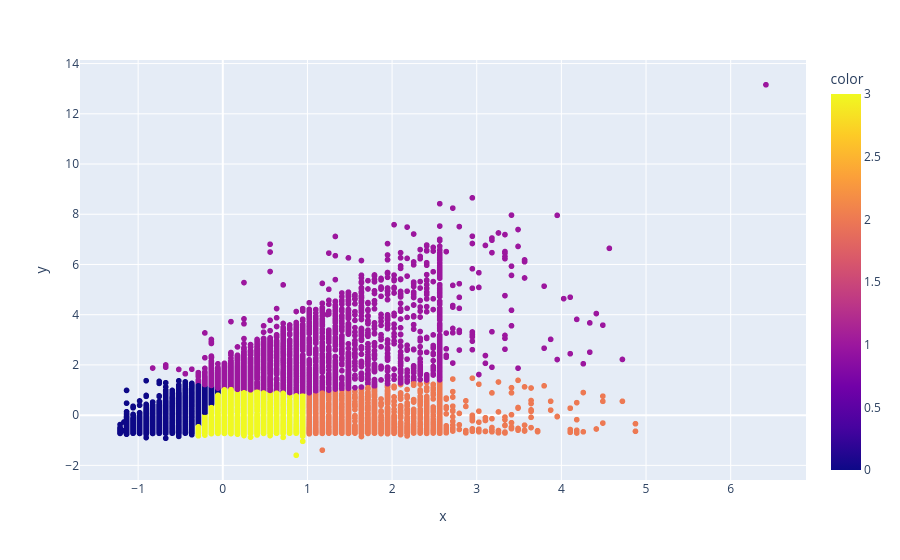

Here is the notebook cell this chart was saved with:
### Code cell
grafico = px.scatter(x = X_cartao[:,0], y = X_cartao[:,1], color=rotulos)
grafico.show()

### Figure 1 — Plotly figure (JSON) as saved in the notebook; plotly's stock layout.template omitted (floating-point values rounded to 4 significant figures; data arrays with more than 128 entries replaced by an {"elided": "..."} marker saying what was removed)
{"data": [{"hovertemplate": "x=%{x}<br>y=%{y}<br>color=%{marker.color}<extra></extra>", "legendgroup": "", "marker": {"color": {"elided": "30000 int values"}, "coloraxis": "coloraxis", "symbol": "circle"}, "mode": "markers", "name": "", "showlegend": false, "type": "scattergl", "x": {"elided": "30000 float values"}, "xaxis": "x", "y": {"elided": "30000 float values"}, "yaxis": "y"}], "layout": {"autosize": true, "coloraxis": {"colorbar": {"title": {"text": "color"}}, "colorscale": [[0, "#0d0887"], [0.1111, "#46039f"], [0.2222, "#7201a8"], [0.3333, "#9c179e"], [0.4444, "#bd3786"], [0.5556, "#d8576b"], [0.6667, "#ed7953"], [0.7778, "#fb9f3a"], [0.8889, "#fdca26"], [1, "#f0f921"]]}, "legend": {"tracegroupgap": 0}, "margin": {"t": 60}, "xaxis": {"anchor": "y", "autorange": true, "domain": [0, 1], "range": [-1.676, 6.878], "title": {"text": "x"}, "type": "linear"}, "yaxis": {"anchor": "x", "autorange": true, "domain": [0, 1], "range": [-2.739, 14.3], "title": {"text": "y"}, "type": "linear"}}}
